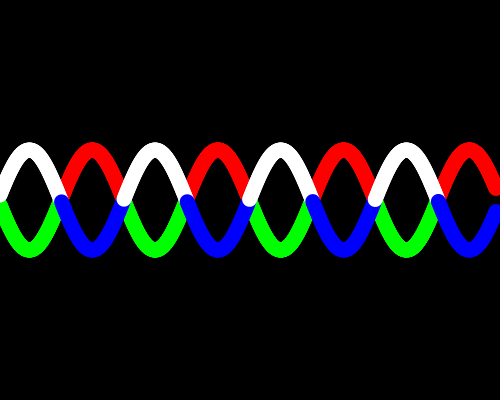
Frame 1 (no input)
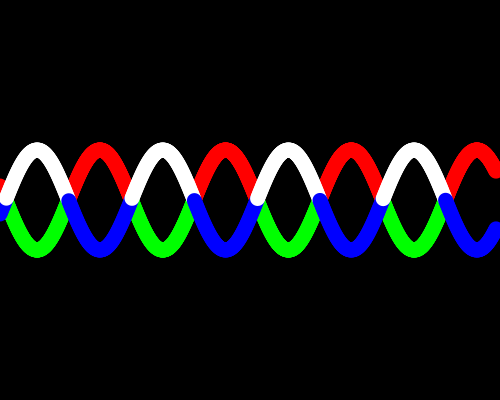
Frame 60 (the mouse pressed at the canvas centre just before this capture)
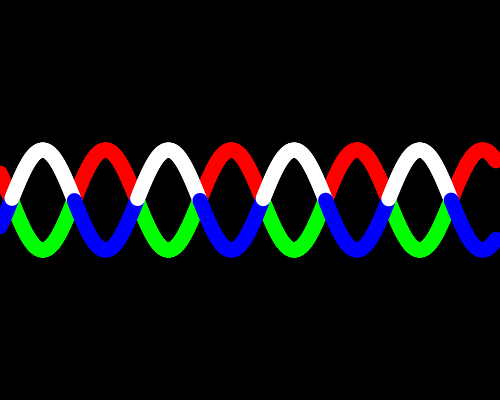
Frame 120 (the mouse held since frame 60 and released just before this capture)

The Processing sketch that drew these frames (run headless with seeded random() and noise(); from frame 60 on, the mouse is pressed at the canvas centre):

// Processing sketch: MovingSineWave
// ── MovingSineWave.pde
int ellipseWidth = 15;
float amplitude = 50;

float dx; 
float period = 200.0;
float theta = 0.01;

void setup (){
  size(500, 400);
  background(0);
  noStroke();
  fill(255, 0, 0);
  
  dx = (2 * PI / period) * 10;
}

void draw(){
  translate(0, height/2);
  background(0);
  for (float x = 0; x < 3.95*TWO_PI; x+=0.02) {
    float y = amplitude * sin(x+frameCount*0.1);
    if (y >= 0.0 && y <= 51) {
      fill(0, 255, 0);
    }
    else {
      fill(255, 0, 0);
    }
    ellipse(x*20, y, ellipseWidth, ellipseWidth);
  }
  for (float x = 0; x < 3.95*TWO_PI; x+=0.04) {
    float y = -amplitude * sin(x+frameCount*0.1);
    if (y >= 0.0 && y <= 51) {
      fill(0, 0, 255);
    }
    else {
      fill(255);
    }
    ellipse(x*20, y, ellipseWidth, ellipseWidth);
  }
  
}
